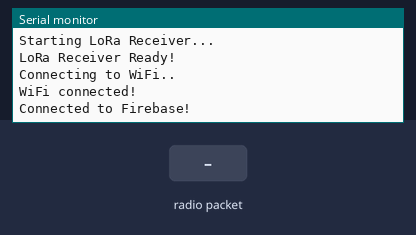
Simulated run of this sketch. Board: ESP32. On the bench: the last lines printed to the serial monitor. Inputs (shaded band) come from the test bench. WiFi joins after 1.5 s; servers stay silent unless stated; no radio packets arrive unless stated.

Above: at 3.2 s.
3.3 s: radio packet "5" arrives
At 4.0 s:
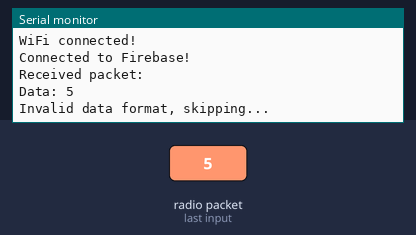
4.8 s: radio packet "90" arrives
At 6.0 s:
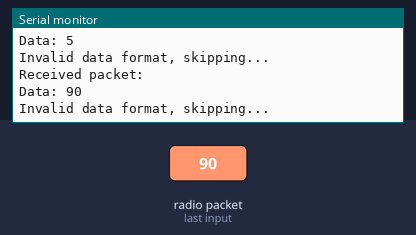
6.3 s: radio packet "200" arrives
At 7.4 s:
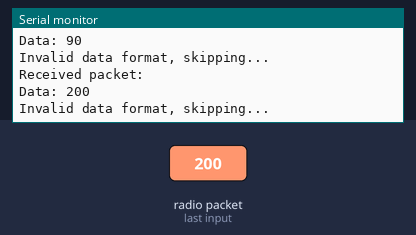

Measured:
- after the input at 3.3 s, the serial monitor: prints a new line at once (image 1)
- after the input at 4.8 s, the serial monitor: prints a new line at once (image 2)
- after the input at 6.3 s, the serial monitor: prints a new line at once (image 3)

The sketch:

Firebase_connect.ino
```cpp
#include <Arduino.h>
#include <SPI.h>
#include <LoRa.h>
#include <WiFi.h>
#include <Firebase_ESP_Client.h>

#define SS 5      // LoRa module NSS/CS pin
#define RST 14    // LoRa module RST pin
#define DIO0 2    // LoRa module DIO0 pin

// WiFi credentials
#define WIFI_SSID "Thirsday"
#define WIFI_PASSWORD "abcdefgh"

// Firebase credentials
#define FIREBASE_HOST "https://systeme-strasse-default-rtdb.asia-southeast1.firebasedatabase.app/"
#define FIREBASE_API_KEY "AIzaSyCe-yzbhTygglWS-TeLGHBEpdsszigClpI"

// Firebase objects
FirebaseData firebaseData;
FirebaseConfig config;
FirebaseAuth auth;

void setup() {
    Serial.begin(9600);
    while (!Serial);

    Serial.println("Starting LoRa Receiver...");

    LoRa.setPins(SS, RST, DIO0); // Set LoRa module pins

    if (!LoRa.begin(433E6)) { // Change to 433E6 or 868E6 based on your module
        Serial.println("LoRa initialization failed!");
        while (1);
    }

    Serial.println("LoRa Receiver Ready!");

    // Initialize WiFi
  WiFi.begin(WIFI_SSID, WIFI_PASSWORD);
  Serial.print("Connecting to WiFi");
  while (WiFi.status() != WL_CONNECTED)
  {
    Serial.print(".");
    delay(1000);
  }
  Serial.println("\nWiFi connected!");

  // Configure Firebase
  config.api_key = FIREBASE_API_KEY;
  config.database_url = FIREBASE_HOST;
  auth.user.email = "offiziell.thiranjaya@gmail.com";
  auth.user.password = "787898";

  Firebase.begin(&config, &auth);
  Firebase.reconnectWiFi(true);
  Serial.println("Connected to Firebase!");
}

void loop() {
    int packetSize = LoRa.parsePacket();
    if (packetSize) {
        Serial.println("Received packet: ");

        String receivedData = "";

        while (LoRa.available()) {
            receivedData += (char)LoRa.read();
        }

        Serial.println("Data: " + receivedData);

        // Parse sensor data
    int comma1 = receivedData.indexOf(',');
    int comma2 = receivedData.indexOf(',', comma1 + 1);
    int comma3 = receivedData.indexOf(',', comma2 + 1);
    int comma4 = receivedData.indexOf(',', comma3 + 1);
    int comma5 = receivedData.indexOf(',', comma4 + 1);

    if (comma1 == -1 || comma2 == -1 || comma3 == -1 || comma4 == -1 || comma5 == -1)
    {
      Serial.println("Invalid data format, skipping...");
      return;
    }

    float humidity = receivedData.substring(0, comma1).toFloat();
    float temperature = receivedData.substring(comma1 + 1, comma2).toFloat();
    float uv = receivedData.substring(comma2 + 1, comma3).toFloat();
    float co2 = receivedData.substring(comma3 + 1, comma4).toFloat();
    float dust = receivedData.substring(comma4 + 1).toFloat();
    int aqi = receivedData.substring(comma5 + 1).toInt();

    // Log sensor data
    Serial.printf("Humidity: %.2f %%\n", humidity);
    Serial.printf("Temperature: %.2f C\n", temperature);
    Serial.printf("UV: %.2f µW/cm²\n", uv);
    Serial.printf("CO2: %.2f ppm\n", co2);
    Serial.printf("Dust: %.2f µg/m³\n", dust);
    Serial.printf("AQI: %d\n", aqi);

    // Send data to Firebase
    FirebaseJson json;
    json.set("humidity", humidity);
    json.set("temperature", temperature);
    json.set("uv", uv);
    json.set("co2", co2);
    json.set("dust", dust);
    json.set("aqi", aqi);

    if (Firebase.RTDB.pushJSON(&firebaseData, "/sensor_data", &json))
    {
      Serial.println("Data sent to Firebase!");
    }
    else
    {
      Serial.println("Firebase error: " + firebaseData.errorReason());
    }

        Serial.print(" | RSSI: ");
        Serial.println(LoRa.packetRssi());
        Serial.println("=======");
    }
}
```
